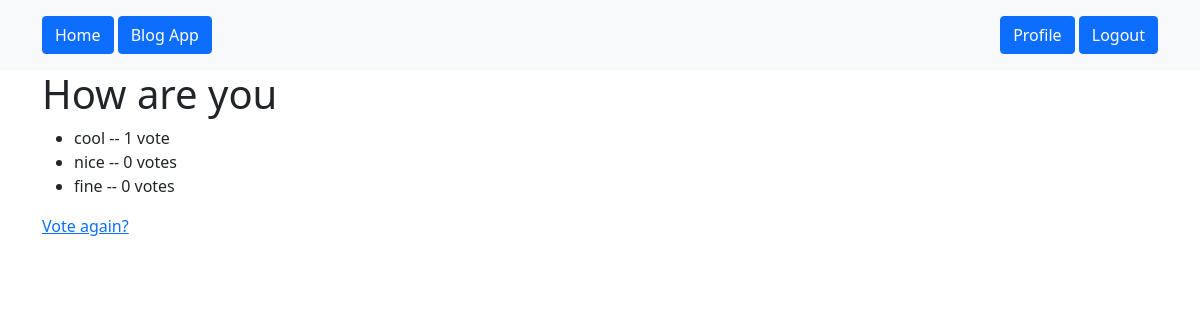
The app's page /polls/how-are-you/results/ (signed in) with its own data.
### polls/models.py (models this page shows, shortened)
class Question(models.Model):
    question_text = models.CharField(max_length=200)
    pub_date = models.DateTimeField("date published")
    que_slug = AutoSlugField(populate_from='question_text', unique=True, null=True, default=None, editable=True)

class Choice(models.Model):
    question = models.ForeignKey(Question, on_delete=models.CASCADE)
    choice_text = models.CharField(max_length=200)
    votes = models.IntegerField(default=0)

### polls/views.py (the view)
# urls.py: path("<que_slug>/results/", login_required(views.ResultsView.as_view(login_url='/login')), name="results"),
class ResultsView(generic.DetailView,LoginRequiredMixin):
    model = Question
    template_name = "polls/results.html"
    slug_field = 'que_slug'
    slug_url_kwarg = 'que_slug'

### polls/templates/polls/results.html
{% extends 'polls/base.html' %}
{% load static %}
{%block content%}
<h1>{{ question.question_text }}</h1>
<ul>
{% for choice in question.choice_set.all %}
    <li>{{ choice.choice_text }} -- {{ choice.votes }} vote{{ choice.votes|pluralize }}</li>
{% endfor %}
</ul>
<a href="{% url 'polls:detail' question.que_slug %}">Vote again?</a>
{%endblock%}

### records on screen
Question: question_text "How are you"
Choice: choice_text "cool", votes "1"
Choice: choice_text "nice", votes "0"
Choice: choice_text "fine", votes "0"
